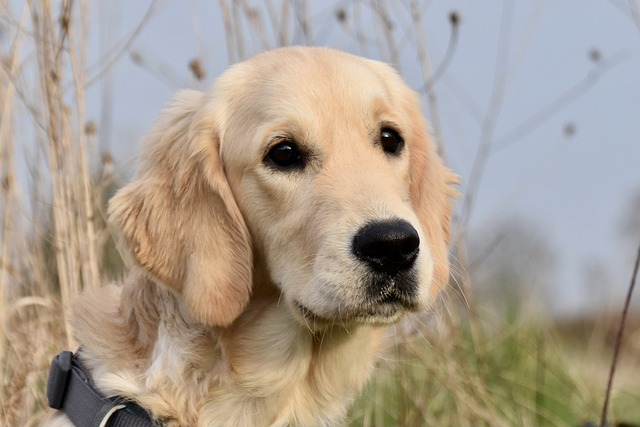
#> input picture 1_processamento_de_imagem/dog.jpg, 640 x 427 px
$ jupyter execute data_augmentation.ipynb
#> lines starting #> are read from the running program, lines starting #| are printed output that depends on the picture
#### Data augmentation - Processamento de imagem
É uma técnica amplamente utilizada no processamento de imagens para aumentar a quantidade e diversidade dos dados disponíveis para treinamento de modelos de aprendizado de máquina. Essa técnica consiste em aplicar transformações nos dados de entrada, como rotação, espelhamento, zoom, corte, entre outras, de forma a criar novas variações dos dados originais.

Sua importancia reside no fato de que ele ajuda a evitar o overfitting, que ocorre quando um modelo se torna muito especializado nos dados de treinamento e não generaliza bem para novos dados. Ao introduzir variações nos dados de treinamento, o modelo é exposto a diferentes cenários e condições, o que o torna mais robusto e capaz de lidar com diferentes situações na fase de teste.

Além disso, o aumento de dados também permite lidar com conjuntos de dados limitados, pois é possível gerar um número maior de exemplos a partir de um conjunto de dados menor. Isso é especialmente útil em tarefas de visão computacional, onde a disponibilidade de dados rotulados pode ser escassa.

Em resumo, o aumento de dados é uma técnica essencial no processamento de imagens, pois ajuda a melhorar a capacidade de generalização dos modelos de aprendizado de máquina, evitando o overfitting e lidando com conjuntos de dados limitados.

####  Objetivos:
- Utilizar a linguagem python para gerar novas imagens a partir do arquivo dog.jpg
#### Intruçoes de uso:
- Após clonar o repositorio e e instalar as bibliotecas necessarias, rodar o codigo deste notebook que gerará as imagens na pasta 'imagens_geradas', o numero de imagens pode ser alterado no loop 'for' caso seja necessario.
#### Indice:
1. Usar a biblioteca numpy, scipy e skymage para manipular e gerar novas imagens conforme vimos na aula 4.
#### CÓDIGO:

[cell 1]
import os
import numpy as np
from skimage import io, transform, util
from scipy import ndimage


original_image = io.imread('dog.jpg')
#> original_image is the input picture: shape (427, 640, 3); mean R, G, B 169, 157.2, 143.6
output_dir = "imagens_geradas"
os.makedirs(output_dir, exist_ok=True)


def save_augmented_image(image, output_path):
    image = (image - np.min(image)) / (np.max(image) - np.min(image)) * 255
    image = np.array(image, dtype=np.uint8)
    io.imsave(output_path, image)

for i in range(1, 11):

    rotated_image = transform.rotate(original_image, np.random.uniform(-180, 180))
    save_augmented_image(rotated_image, os.path.join(output_dir, f"rotated_image_{i}.jpg"))

    noisy_image = util.random_noise(original_image, mode='gaussian', var=0.1)
    save_augmented_image(noisy_image, os.path.join(output_dir, f"noisy_image_{i}.jpg"))

    blurred_image = ndimage.gaussian_filter(original_image, sigma=np.random.uniform(0.1, 1.5))
    save_augmented_image(blurred_image, os.path.join(output_dir, f"blurred_image_{i}.jpg"))

    color_shifted_image = original_image.astype(float) * np.random.uniform(0.5, 1.5, size=(1, 1, 3))
    save_augmented_image(color_shifted_image, os.path.join(output_dir, f"color_shifted_image_{i}.jpg"))
#> this loop made 10 passes
#> pass 1, `rotated_image = transform.rotate(original_image, np.random.uniform(-18..`:
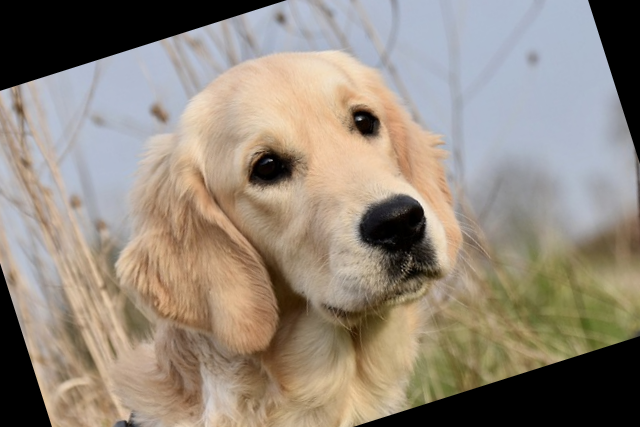
#> rotated_image: shape (427, 640, 3) float64; mean R, G, B 0.582, 0.539, 0.488
#> after the loop:
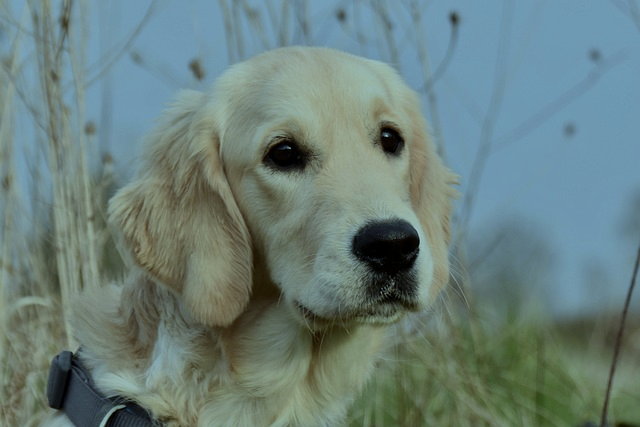
#> color_shifted_image: shape (427, 640, 3) float64; mean R, G, B 106.3, 128.2, 124
#> after the loop:
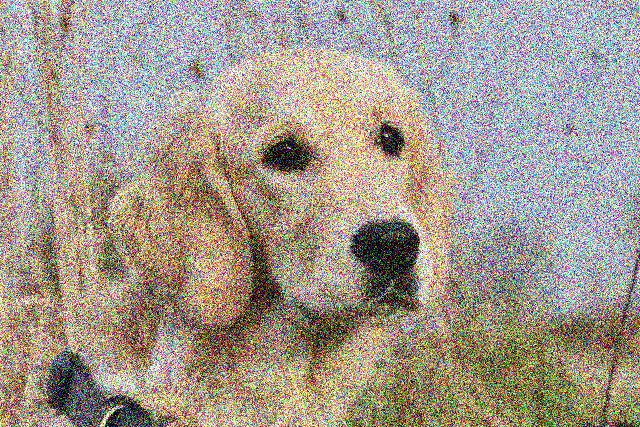
#> noisy_image: shape (427, 640, 3) float64; mean R, G, B 0.638, 0.6, 0.554
#> after the loop:
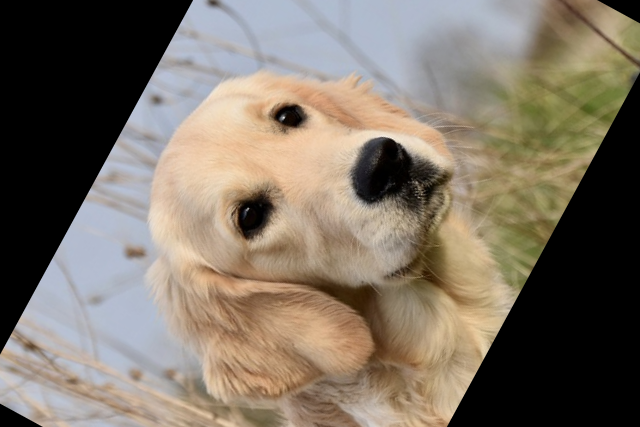
#> rotated_image: shape (427, 640, 3) float64; mean R, G, B 0.494, 0.452, 0.401


flipped_image = np.fliplr(original_image)
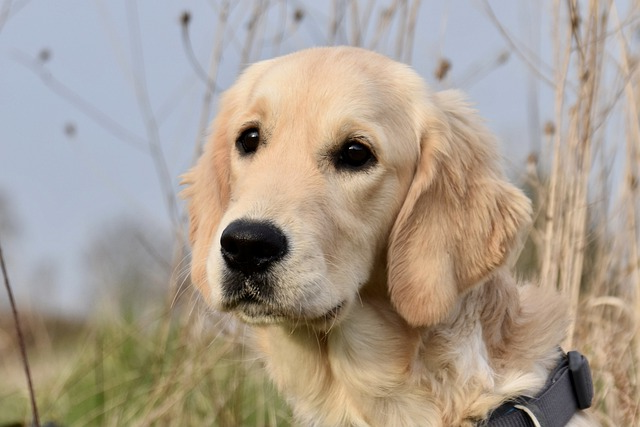
#> flipped_image: shape (427, 640, 3); mean R, G, B 169, 157.2, 143.6
save_augmented_image(flipped_image, os.path.join(output_dir, f"flipped_image.jpg"))
